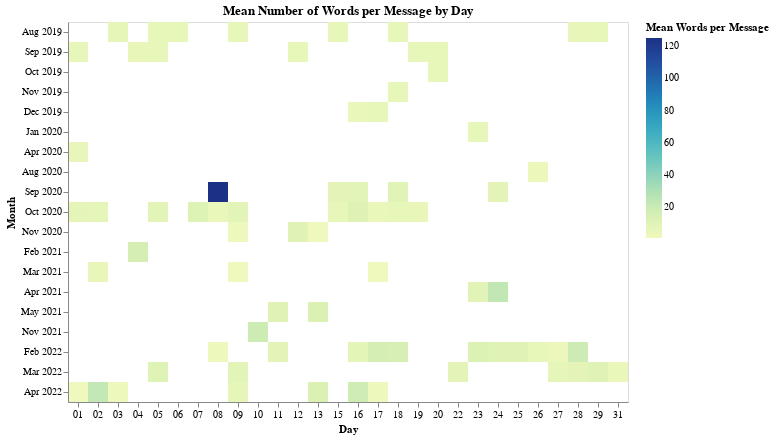

The notebook cell this image was saved under:
### Code cell
# Viz 2: Visualization of the Mean Number of Words per Message sent by Me
# Appears that aside from really popping off on Sept 8, 2020, I've been staying
# pretty consistent in terms of my message lengths (getting slightly longer in
# the last year though)

sender = 'Jonathan Luo'

alt.Chart(df).mark_rect().encode(
    alt.X('date(time):O', title='Day'),
    alt.Y('yearmonth(time):O', title='Month'),
    alt.Color('mean(words):Q', scale=alt.Scale(type='linear'), title='Mean Words per Message'),
    tooltip=[
        alt.Tooltip('yearmonthdate(time):O', title='Date'),
        alt.Tooltip('mean(words):Q', title='Mean Words per Message', format='.2f'),
        alt.Tooltip('count()', title='Messages'),
    ],
).transform_filter(
    datum.sender == sender,
).transform_calculate(
    words=expr.length(expr.split(datum.content, ' ')),
).properties(
    title='Mean Number of Words per Message by Day',
)

### Figure 1 — Vega-Lite specification as saved in the notebook (floating-point values rounded to 4 significant figures; data arrays with more than 128 entries replaced by an {"elided": "..."} marker saying what was removed)
{"config": {"view": {"continuousWidth": 400, "continuousHeight": 300}}, "data": {"name": "data-e4b1a84653a999ec7a13b0aab594fd88"}, "mark": "rect", "encoding": {"color": {"aggregate": "mean", "field": "words", "scale": {"type": "linear"}, "title": "Mean Words per Message", "type": "quantitative"}, "tooltip": [{"field": "time", "timeUnit": "yearmonthdate", "title": "Date", "type": "ordinal"}, {"aggregate": "mean", "field": "words", "format": ".2f", "title": "Mean Words per Message", "type": "quantitative"}, {"aggregate": "count", "title": "Messages", "type": "quantitative"}], "x": {"field": "time", "timeUnit": "date", "title": "Day", "type": "ordinal"}, "y": {"field": "time", "timeUnit": "yearmonth", "title": "Month", "type": "ordinal"}}, "title": "Mean Number of Words per Message by Day", "transform": [{"filter": "(datum.sender === 'Jonathan Luo')"}, {"calculate": "length(split(datum.content,' '))", "as": "words"}], "$schema": "https://vega.github.io/schema/vega-lite/v4.17.0.json", "datasets": {"data-e4b1a84653a999ec7a13b0aab594fd88": {"elided": "2476 records"}}}
